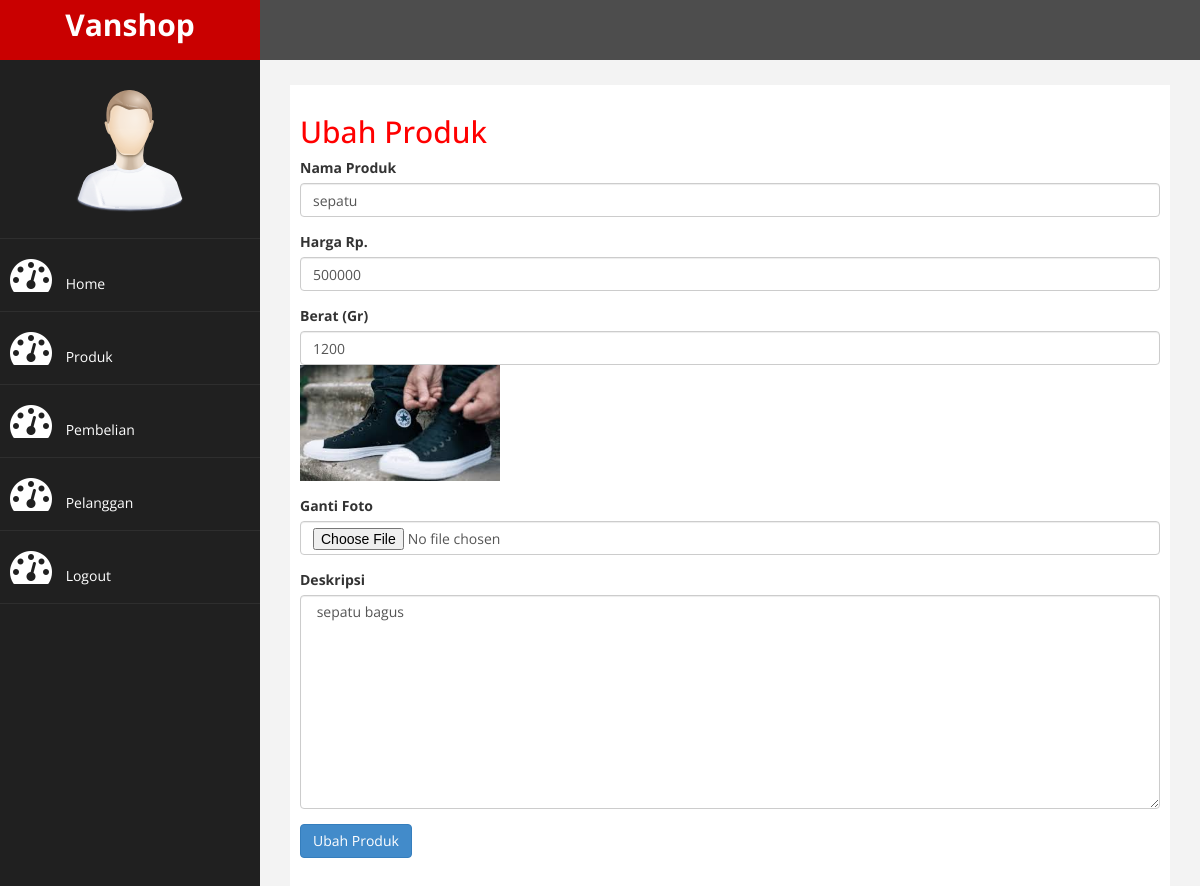
The page /vanshop/admin/index.php?halaman=ubahproduk&id=1 (signed in) on the database its author committed.
### tables this page shows
CREATE TABLE IF NOT EXISTS `produk` (
  `id_produk` int(11) NOT NULL,
  `nama_produk` varchar(100) NOT NULL,
  `harga_produk` int(11) NOT NULL,
  `berat_produk` int(11) NOT NULL,
  `foto_produk` varchar(100) NOT NULL,
  `deskripsi_produk` text NOT NULL
);

### vanshop/admin/ubahproduk.php (the view, shortened to what this page needs)
<h2>Ubah Produk</h2>
<?php
$ambil = $koneksi->query("SELECT * FROM produk WHERE id_produk='$_GET[id]'");
$pecah = $ambil->fetch_assoc();
?>
<form method="post" enctype="multipart/form-data">
	<div class="form-group">
		<label>Nama Produk</label>
		<input type="text" name="nama" class="form-control" value= "<?php echo $pecah['nama_produk']; ?>">
	</div>
	<div class="form-group">
		<label>Harga Rp.</label>
		<input type="number" class="form-control" name="harga" value= "<?php echo $pecah['harga_produk']; ?>">
	</div>
	<div clsss="form-group">
		<label>Berat (Gr)</label>
		<input type="number" class="form-control" name="berat" value= "<?php echo $pecah ['berat_produk']; ?>">
	</div>
	<div class="form-group">
		<img src="../foto produk/<?php echo $pecah['foto_produk']?>" width="200">
	</div>
	<div class="form-group">
		<label>Ganti Foto</label>
		<input type="file" name="foto" class="form-control">
	</div>
	<div class="form-group">
		<label>Deskripsi</label>
		<textarea name="deskripsi" class="form-control" rows="10"> <?php echo $pecah['deskripsi_produk'] ?></textarea>
	</div>
	<button class="btn btn-primary" name="ubah">Ubah Produk</button>
</form>

### vanshop/admin/assets/css/custom.css (style rules this page uses)
body { font-family: 'Open Sans', sans-serif; }
h2 { color: #f00; }

### rows shown on the page
produk: nama "sepatu", harga "500000", berat "1200", foto_produk (picture), deskripsi "sepatu bagus"
